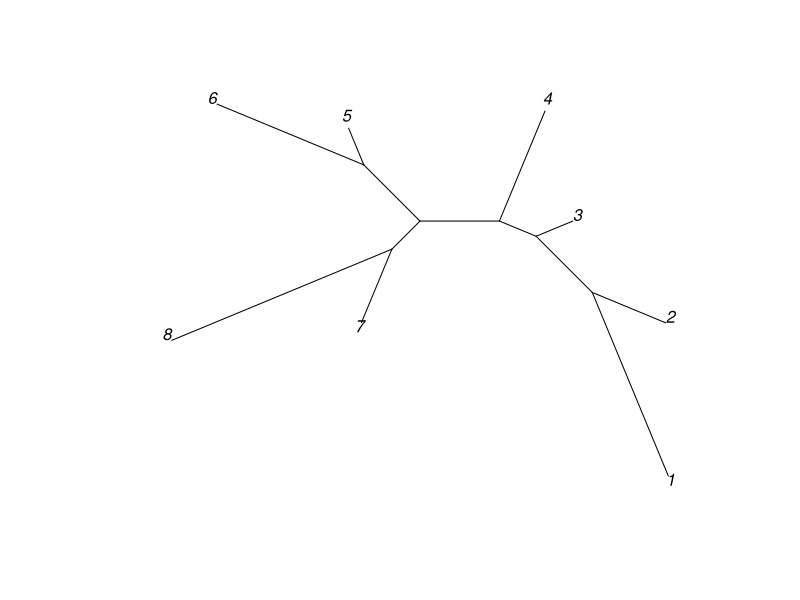
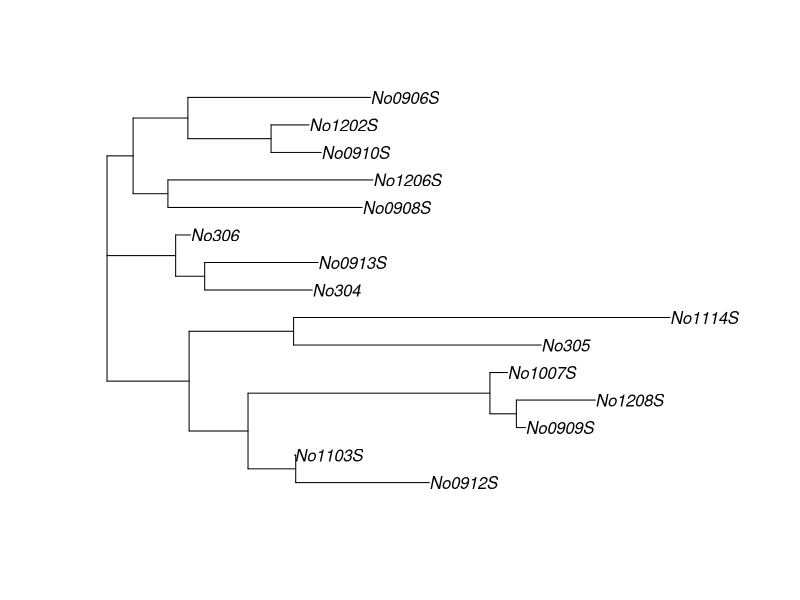

The R source for these figures, in order:
library(ape)


### Name: nj
### Title: Neighbor-Joining Tree Estimation
### Aliases: nj
### Keywords: models

### ** Examples

### From Saitou and Nei (1987, Table 1):
x <- c(7, 8, 11, 13, 16, 13, 17, 5, 8, 10, 13,
       10, 14, 5, 7, 10, 7, 11, 8, 11, 8, 12,
       5, 6, 10, 9, 13, 8)
M <- matrix(0, 8, 8)
M[lower.tri(M)] <- x
M <- t(M)
M[lower.tri(M)] <- x
dimnames(M) <- list(1:8, 1:8)
tr <- nj(M)
plot(tr, "u")
### a less theoretical example
data(woodmouse)
trw <- nj(dist.dna(woodmouse))
plot(trw)
